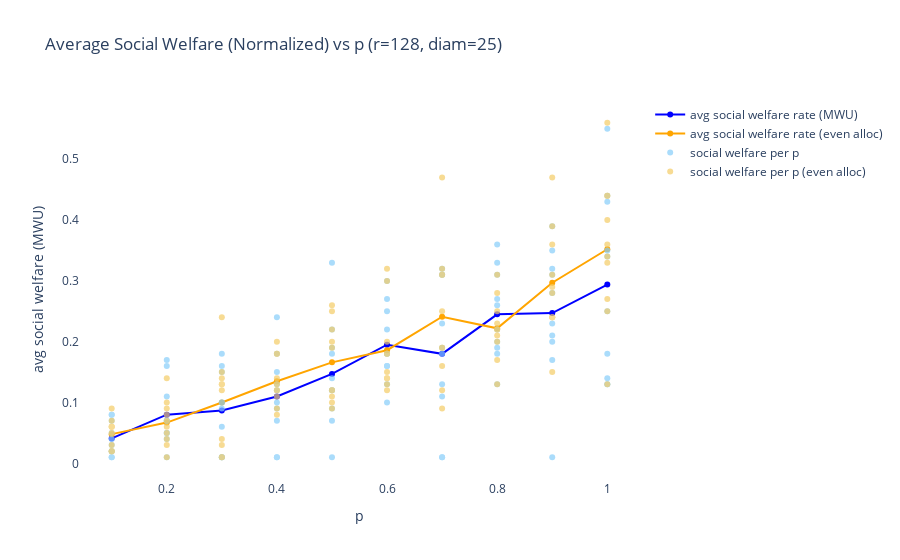
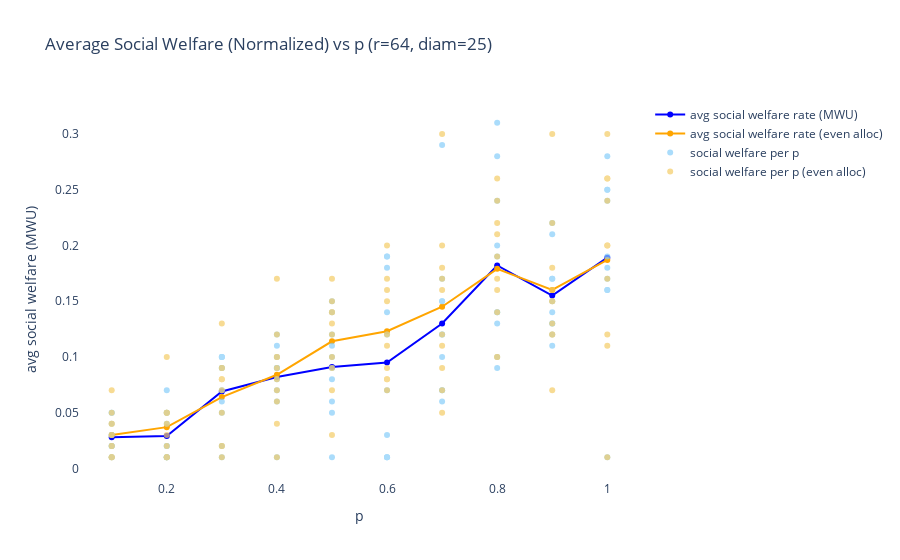
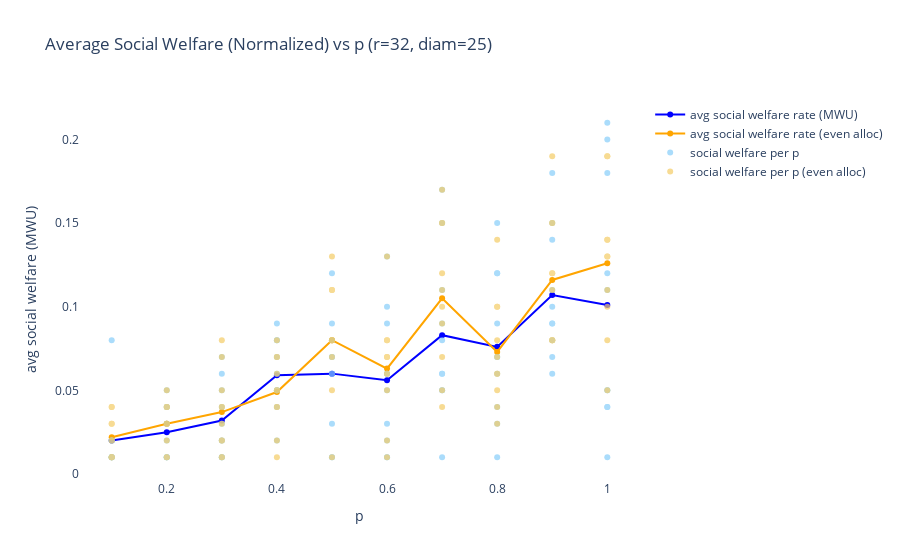
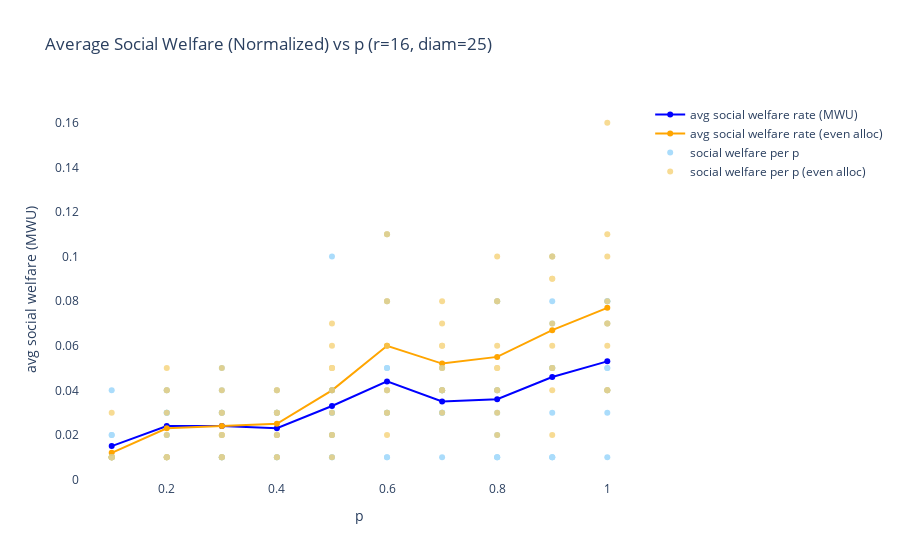

The cell these charts' notebook holds for them, in order:
### Markdown cell above
## Powerlaw distributed resources

### Code cell
comp_strat(num_vertices, regularity, create_rl,
         MWU, {'lrate' : lrate}, plaw_resources=True)
